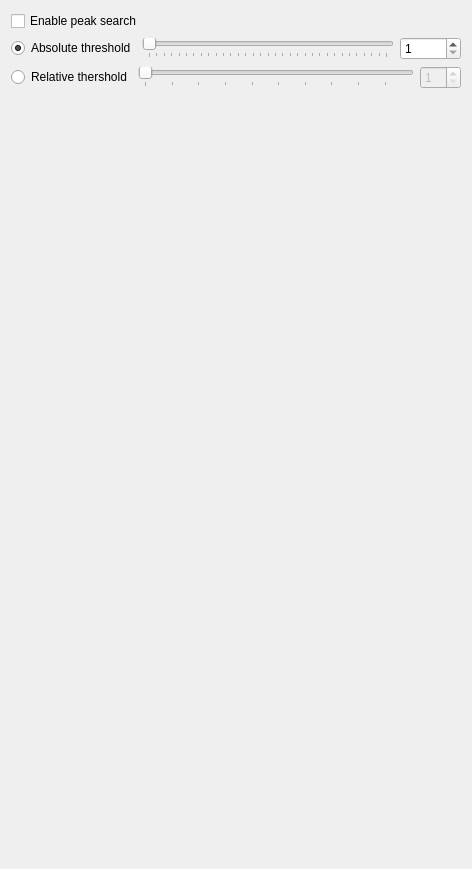
<?xml version="1.0" encoding="UTF-8"?>
<ui version="4.0">
 <class>PeakSearch</class>
 <widget class="QWidget" name="PeakSearch">
  <property name="geometry">
   <rect>
    <x>0</x>
    <y>0</y>
    <width>472</width>
    <height>869</height>
   </rect>
  </property>
  <property name="windowTitle">
   <string>Peak Search</string>
  </property>
  <layout class="QVBoxLayout" name="verticalLayout">
   <item>
    <layout class="QHBoxLayout" name="horizontalLayout_8">
     <item>
      <widget class="QCheckBox" name="chk_peak_search">
       <property name="text">
        <string>Enable peak search</string>
       </property>
      </widget>
     </item>
     <item>
      <spacer name="horizontalSpacer_12">
       <property name="orientation">
        <enum>Qt::Horizontal</enum>
       </property>
       <property name="sizeHint" stdset="0">
        <size>
         <width>40</width>
         <height>20</height>
        </size>
       </property>
      </spacer>
     </item>
    </layout>
   </item>
   <item>
    <layout class="QHBoxLayout" name="horizontalLayout_10">
     <item>
      <widget class="QRadioButton" name="rb_abs_threshold">
       <property name="text">
        <string>Absolute threshold</string>
       </property>
       <property name="checked">
        <bool>true</bool>
       </property>
      </widget>
     </item>
     <item>
      <widget class="QSlider" name="sl_abs_threshold">
       <property name="minimum">
        <number>1</number>
       </property>
       <property name="maximum">
        <number>16000</number>
       </property>
       <property name="singleStep">
        <number>1000</number>
       </property>
       <property name="orientation">
        <enum>Qt::Horizontal</enum>
       </property>
       <property name="tickPosition">
        <enum>QSlider::TicksBelow</enum>
       </property>
       <property name="tickInterval">
        <number>500</number>
       </property>
      </widget>
     </item>
     <item>
      <widget class="QSpinBox" name="sb_abs_threshold">
       <property name="minimum">
        <number>1</number>
       </property>
       <property name="maximum">
        <number>16000</number>
       </property>
       <property name="singleStep">
        <number>1000</number>
       </property>
      </widget>
     </item>
    </layout>
   </item>
   <item>
    <layout class="QHBoxLayout" name="horizontalLayout_7">
     <item>
      <widget class="QRadioButton" name="rb_rel_threshold">
       <property name="text">
        <string>Relative thershold</string>
       </property>
       <property name="checked">
        <bool>false</bool>
       </property>
      </widget>
     </item>
     <item>
      <widget class="QSlider" name="sl_rel_threshold">
       <property name="enabled">
        <bool>false</bool>
       </property>
       <property name="minimum">
        <number>1</number>
       </property>
       <property name="singleStep">
        <number>10</number>
       </property>
       <property name="orientation">
        <enum>Qt::Horizontal</enum>
       </property>
       <property name="tickPosition">
        <enum>QSlider::TicksBelow</enum>
       </property>
       <property name="tickInterval">
        <number>10</number>
       </property>
      </widget>
     </item>
     <item>
      <widget class="QSpinBox" name="sb_rel_threshold">
       <property name="enabled">
        <bool>false</bool>
       </property>
       <property name="minimum">
        <number>1</number>
       </property>
       <property name="singleStep">
        <number>10</number>
       </property>
      </widget>
     </item>
    </layout>
   </item>
   <item>
    <spacer name="verticalSpacer_4">
     <property name="orientation">
      <enum>Qt::Vertical</enum>
     </property>
     <property name="sizeHint" stdset="0">
      <size>
       <width>412</width>
       <height>750</height>
      </size>
     </property>
    </spacer>
   </item>
  </layout>
 </widget>
 <resources/>
 <connections/>
</ui>
